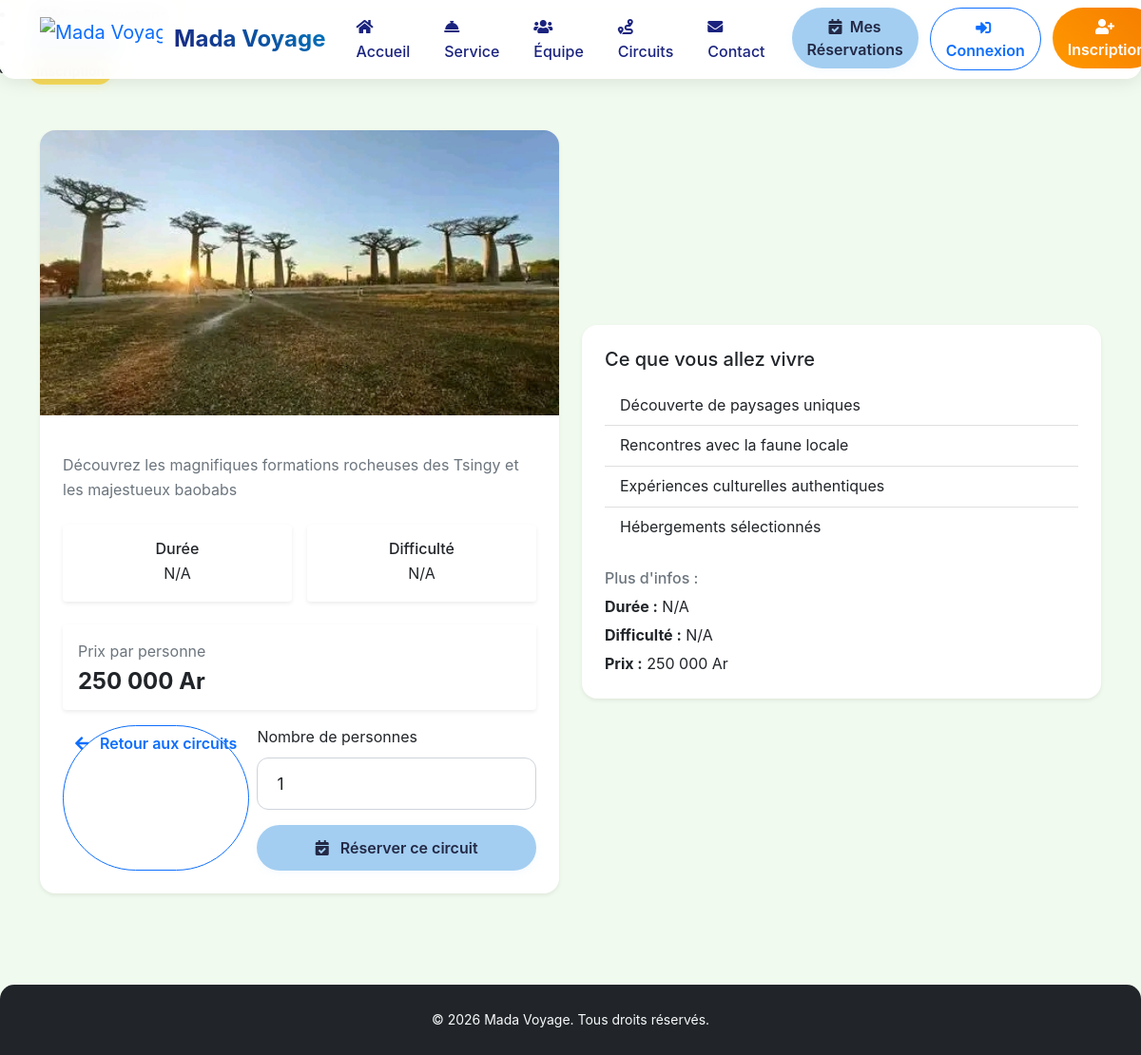
The page /index.php?controller=home&action=circuitDetail&id=1 on the database its author committed.
### tables this page shows
CREATE TABLE IF NOT EXISTS `circuits` (
  `id` int NOT NULL AUTO_INCREMENT,
  `titre` varchar(255) DEFAULT NULL,
  `nom` varchar(100) NOT NULL,
  `description` text,
  `image` varchar(255) DEFAULT NULL,
  `prix` decimal(10,2) NOT NULL,
  `created_at` timestamp NULL DEFAULT CURRENT_TIMESTAMP,
  PRIMARY KEY (`id`)
);

### app/controller/HomeController.php (called while the page is built, shortened)
<?php
class HomeController {
    private function getCircuits() {
        $pdo = getPDO();
        try {
            $stmt = $pdo->query("SELECT * FROM circuits ORDER BY created_at DESC");
            $circuits = $stmt->fetchAll(PDO::FETCH_ASSOC);
        } catch (PDOException $e) {
            $circuits = [];
        }
        return $circuits;
    }
    public function circuitDetail() {
        $id = isset($_GET['id']) ? intval($_GET['id']) : null;
        $circuits = $this->getCircuits();
        if ($id !== null) {
            foreach ($circuits as $item) {
                if (isset($item['id']) && intval($item['id']) === $id) {
                    $circuit = $item;
                    break;
                }
            }
        }
        require __DIR__ . '/../../view/layout/layout.php';
    }
}

### index.php (called while the page is built, shortened)
<?php
require_once __DIR__ . '/core/route.php';

### view/home/circuit_detail.php (the view, shortened to what this page needs)
<section class="py-5 bg-light-custom">
    <div class="container">
        <div class="row g-4 align-items-center">
            <div class="col-lg-6">
                <div class="card shadow-sm border-0">
                    <img src="<?= htmlspecialchars($circuit['image'] ?? 'public/assets/images/tsingy.jpg') ?>" class="card-img-top" alt="<?= htmlspecialchars($circuit['titre'] ?? '') ?>">
                    <div class="card-body">
                        <p class="text-muted mb-4"><?= nl2br(htmlspecialchars($circuit['description'] ?? '')) ?></p>
                        <div class="row g-3 mb-4">
                            <div class="col-6">
                                <div class="p-3 bg-white rounded shadow-sm text-center">
                                    <h6 class="mb-1">Durée</h6>
                                    <p class="mb-0 fw-semibold"><?= htmlspecialchars($circuit['duree'] ?? 'N/A') ?></p>
                                </div>
                            </div>
                            <div class="col-6">
                                <div class="p-3 bg-white rounded shadow-sm text-center">
                                    <h6 class="mb-1">Difficulté</h6>
                                    <p class="mb-0 fw-semibold"><?= htmlspecialchars($circuit['difficulte'] ?? 'N/A') ?></p>
                                </div>
                            </div>
                        </div>
                        <div class="d-flex flex-column gap-3">
                            <div class="d-flex justify-content-between align-items-center p-3 bg-white rounded shadow-sm">
                                <div>
                                    <p class="mb-1 text-muted">Prix par personne</p>
                                    <h4 class="mb-0 fw-bold text-dark"><?= number_format($circuit['prix'] ?? 0, 0, ',', ' ') ?> Ar</h4>
                                </div>
                            </div>
                            <div class="d-flex gap-2 flex-wrap">
                                <a href="index.php?controller=home&action=circuit" class="btn btn-outline-primary rounded-pill">
                                    <i class="fas fa-arrow-left me-2"></i> Retour aux circuits
                                </a>
                                <form method="post" action="index.php?controller=cart&action=add" class="flex-grow-1">
                                    <div class="mb-3">
                                        <label for="nombre_personnes" class="form-label">Nombre de personnes</label>
                                        <input type="number" id="nombre_personnes" name="nombre_personnes" min="1" max="10" value="1" class="form-control">
                                    </div>
                                    <button type="submit" class="btn btn-primary rounded-pill w-100">
                                        <i class="fas fa-calendar-check me-2"></i> Réserver ce circuit
                                    </button>
                                </form>
                            </div>
                        </div>
                    </div>
                </div>
            </div>
            <div class="col-lg-6">
                <div class="card border-0 shadow-sm p-4 bg-white h-100">
                    <h2 class="h5 mb-3">Ce que vous allez vivre</h2>
                    <ul class="list-group list-group-flush mb-4">
                        <li class="list-group-item">Découverte de paysages uniques</li>
                        <li class="list-group-item">Rencontres avec la faune locale</li>
                        <li class="list-group-item">Expériences culturelles authentiques</li>
                        <li class="list-group-item">Hébergements sélectionnés</li>
                    </ul>
                    <div class="mt-auto">
                        <h3 class="h6 text-muted">Plus d'infos :</h3>
                        <p class="mb-1"><strong>Durée :</strong> <?= htmlspecialchars($circuit['duree'] ?? 'N/A') ?></p>
                        <p class="mb-1"><strong>Difficulté :</strong> <?= htmlspecialchars($circuit['difficulte'] ?? 'N/A') ?></p>
                        <p class="mb-0"><strong>Prix :</strong> <?= number_format($circuit['prix'] ?? 0, 0, ',', ' ') ?> Ar</p>
                    </div>
                </div>
            </div>
        </div>
    </div>
</section>

### public/assets/css/style.css (style rules this page uses)
:root { --bs-primary: #0A7B79; --bs-secondary: #FFD700; --bs-info: #E63946; --bs-dark: #1D3557; --bs-light: #F1FAEE; --bs-gray-600: #6c757d; }
body { font-family: 'Inter', Arial, sans-serif; color: var(--bs-dark); background-color: var(--bs-light); line-height: 1.6; min-height: 100vh; }
html { scroll-behavior: smooth; }
.card { border-radius: 1rem; transition: transform 0.3s, box-shadow 0.3s; border: 1px solid rgba(0, 0, 0, 0.05); background: #fff; }
.card-img-top { border-top-left-radius: 1rem; border-top-right-radius: 1rem; height: 200px; object-fit: cover; }
.card-body { padding: 1.5rem; }
.btn-primary { background-color: var(--bs-primary); border-color: var(--bs-primary); transition: all 0.3s; font-weight: 600; padding: 0.75rem 2rem; border-radius: 50px; box-shadow: 0 4px 8px rgba(0, 0, 0, 0.1); }
.form-control { border-radius: 0.75rem; padding: 0.85rem 1.25rem; border: 1px solid #ced4da; transition: border-color 0.2s, box-shadow 0.2s; font-size: 1.08rem; }
.bg-light-custom { background-color: var(--bs-light) !important; }
@media (min-width: 768px) { section { padding-top: 6rem; padding-bottom: 6rem; } }
::placeholder { color: #b0b0b0; }

### public/assets/css/responsive.css (style rules this page uses)
* { box-sizing: border-box; }
html, body { width: 100%; overflow-x: hidden; }
@media (min-width: 1025px) { .container { max-width: 1140px; } }
@media (min-width: 1025px) { .card-img-top { height: 300px; } }

### view/home/header.php (style rules this page uses)
.btn { transition: all 0.3s ease; font-weight: 600; }
.btn-primary { background: linear-gradient(45deg, #1a237e, #0277bd); border: none; }
.btn-primary, .btn-success, .btn-info, .btn-secondary, .btn-danger { background: #A3CEF1 !important; color: #232946 !important; border: none !important; font-weight: 600; box-shadow: 0 2px 8px rgba(163, 206, 241, 0.12); transition: transform 0.2s, box-shadow 0.2s, background 0.2s, color 0.2s; }

### rows shown on the page
circuits: image (picture), description "Découvrez les magnifiques formations rocheuses des Tsingy et les majestueux baobabs", prix "250 000"

### other values the page prints
$circuit['duree'] "N/A"
$circuit['difficulte'] "N/A"
